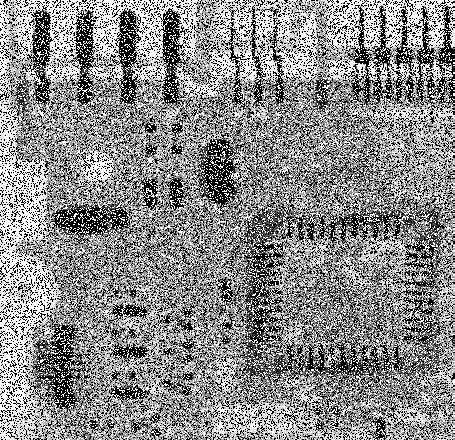
#> input picture lab6/plytkaSzumImp.png, 455 x 440 px
$ jupyter execute 06_context_hw.ipynb
#> lines starting #> are read from the running program, lines starting #| are printed output that depends on the picture
## Zadanie domowe: adaptacyjna filtracja medianowa

Wszystkie omówione i przetestowane powyżej filtry działały w ten sam sposób dla każdego piksela obrazu.
Natomiast przy filtracji adaptacyjnej następuje zmiana parametrów filtru w zależności od statystycznych charakterystyk otoczenia rozpatrywanego piksela.

Omówiony poprzednio filtr medianowy dobrze eliminuje zakłócenia impulsowe o niewielkiej gęstości przestrzennej (mniej niż 20% w pionie i poziomie).
W zadaniu filtracji bardziej zakłóconych obrazów lepiej sprawdza się adaptacyjny filtr medianowy.
``Adaptacyjność'' filtra polega na zmianie rozmiaru okna w trakcie filtracji - w zależności od pewnych warunków.

Przyjmijmy następujące oznaczenia:
- $z_{min}$ - najmniejsza jasność w oknie $S_{xy}$
- $z_{max}$ - największa jasność w oknie $S_{xy}$
- $z_{med}$ - mediana z jasności w oknie $S_{xy}$
- $z_{xy}$  - jasność w punkcie o współrzędnych $(x,y)$
- $S_{max}$ - maksymalny dozwolony rozmiar okna $S_{xy}$

Algorytm można opisać następującym pseudokodem:
<div style="background-color:rgba(0, 0, 0, 0.0470588); padding:10px 0;font-family:monospace;">
Faza A :<br>
&nbsp;&nbsp;&nbsp;<b>if</b>  $z_{max}$ > $z_{med}$ > $z_{min}$ <b>then</b> <br>
&nbsp;&nbsp;&nbsp;&nbsp;&nbsp;&nbsp; to przejdź od fazy B<br>
&nbsp;&nbsp;&nbsp;<b>else</b><br>
&nbsp;&nbsp;&nbsp;&nbsp;&nbsp;&nbsp;zwiększ rozmiar okna<br>
&nbsp;&nbsp;&nbsp;&nbsp;&nbsp;&nbsp;<b>if</b> rozmiar okna <= $S_{max}$ <b>then</b><br>
&nbsp;&nbsp;&nbsp;&nbsp;&nbsp;&nbsp;&nbsp;&nbsp;&nbsp;to powtórz fazę A<br>
&nbsp;&nbsp;&nbsp;&nbsp;&nbsp;&nbsp;<b>else</b><br>
&nbsp;&nbsp;&nbsp;&nbsp;&nbsp;&nbsp;&nbsp;&nbsp;&nbsp;zwróć $z_{med}$<br>
&nbsp;&nbsp;&nbsp;&nbsp;&nbsp;&nbsp;<b>end if</b><br>
&nbsp;&nbsp;&nbsp;<b>end if</b><br>
Faza B :<br>
&nbsp;&nbsp;&nbsp;<b>if</b>  $z_{max}$ > $z_{xy}$ > $z_{min}$ <b>then</b>  <br>
&nbsp;&nbsp;&nbsp;&nbsp;&nbsp;&nbsp;to zwróć  $z_{xy}$ <br>
&nbsp;&nbsp;&nbsp;<b>else</b><br>
&nbsp;&nbsp;&nbsp;&nbsp;&nbsp;&nbsp;zwróć $z_{med}$<br>
&nbsp;&nbsp;&nbsp;<b>end if</b><br>
</div>

#### Wyjaśnienie działania:

Cały czas należy pamiętać, jakie są cele działania filtru:
- usunięcie zakłóceń typu pieprz i sól (ang. _salt and pepper noise),
- wygładzenie innego rodzaju zakłóceń,
- redukcja zniekształceń (pogrubianie albo pocienianie krawędzi).

Wartości $z_{min}$ i $z_{max}$ uważa się za zakłócenia impulsowe w danym oknie, nawet jeżeli nie są to największa i najmniejsza wartość w całym obrazie.

Celem fazy A jest określenie czy rezultat filtracji medianowej $z_{med}$ jest zakłóceniem impulsowym czy nie.
Jeżeli spełniona jest nierówność $z_{min}$ < $z_{med}$ < $z_{max}$ wartość  $z_{med}$ nie może być zakłóceniem impulsowym.
W takim przypadku przechodzimy do fazy B i sprawdzamy czy piksel $z_{xy}$ jest zakłóceniem impulsowym.
Jeżeli spełniona jest nierówność   $z_{min}$ < $z_{xy}$ < $z_{max}$, $z_{xy}$ nie może być zakłóceniem impulsowym.
W takim przypadku algorytm zwraca niezmienioną wartość $z_{xy}$ - w ten sposób zmniejsza się zniekształcenia.
Jeżeli nierówność  $z_{min}$ < $z_{xy}$ < $z_{max}$ nie jest spełniona oznacza to, że albo $z_{xy}$ = $z_{min}$ albo  $z_{xy}$ = $z_{max}$.
W obu przypadkach uznaje się, że wartość  $z_{xy}$ jest zakłóceniem i jako wynik filtracji zwraca się wartość  $z_{med}$ , o której na podstawie fazy A wiadomo, że nie jest zakłóceniem.

Przypuśćmy, że nie została spełniona nierówność   $z_{min}$ < $z_{med}$ < $z_{max}$, algorytm wtedy zwiększa rozmiar okna i powtórnie wykonuje fazę A.
Dzieje się tak aż do momentu, kiedy algorytm znajdzie medianę, która nie jest zakłóceniem impulsowym albo osiągnięty zostanie maksymalny rozmiar okna.
W przypadku gdy osiągnięty zostanie maksymalny rozmiar okna algorytm zwraca wartość $z_{med}$.
Nie ma gwarancji, że wartość ta nie jest zakłóceniem impulsowym, jednakże odpowiedni dobór maksymalnego rozmiaru okna pozwala zminimalizować prawdopodobieństwo wystąpienia takiej sytuacji.

Po wyznaczeniu wartości po filtracji dla danego piksela, okno filtru się przemiesza, a algorytm uruchamiany jest dla nowej lokalizacji z parametrami początkowymi.

#### Zadanie - zaimplementować metodę:

1. Wczytaj obrazy _plytkaSzumImp.png_.  Wyświetl go.

2. Przefiltruj obraz filtrem medianowym o rozmiarze okna $5 \times 5$. Wynik filtracji wyświetl.

3. Zaimplementuj opisany adaptacyjny filtr medianowy. Wskazówki:
- należy przyjąć maksymalny rozmiar okna na $7 \times 7$, a początkowy na $3 \times 3$. Zakładamy, że rozmiar filtru powinien być nieparzysty.
- obliczenia trzeba wykonać w dwóch pętlch `for` (odwiedzić, każdy piksel) - dla ułatwienia zaleca się pominięcie pikseli brzegowych (jeżeli maksymalny rozmiar okna wynosi $7 \times 7$ to nie należy dokonywać obliczeń dla 3 pikseli brzegowych)
- w każdej iteracji należy:
    - przywrócić początkowy rozmiar okna ($3 \times 3$),
    - "wyciąć" otoczenie (parametr opisujący rozmiar otoczenia należy "uzmiennić")
    - obliczyć parametry: $z_{min}$, $z_{max}$, $z_{med}$ (metody wycinka `min`, `max` i funkcja `np.median`

- wykonać opisany algorytm. Uwaga: obliczenia mogę się chwilkę wykonywać.

4. Porównaj rezultaty filtracji medianowej i adaptacyjnej.

[cell 1]
import matplotlib.pyplot as plt
import cv2
import numpy as np
import os
from copy import deepcopy

if not os.path.exists("plytkaSzumImp.png") :
    !wget https://raw.githubusercontent.com/vision-agh/poc_sw/master/06_Context/plytkaSzumImp.png --no-check-certificate

[cell 2]
plytka = cv2.imread('plytkaSzumImp.png', cv2.IMREAD_GRAYSCALE)
#> plytka is the input picture: shape (440, 455); min 0, max 255, mean 138.1

[cell 3]
plytka_median3 = cv2.medianBlur(plytka, 3)
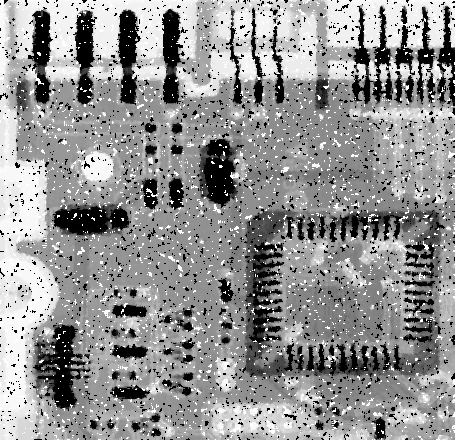
#> plytka_median3: shape (440, 455); min 0, max 255, mean 146.2
plytka_median5 = cv2.medianBlur(plytka, 5)
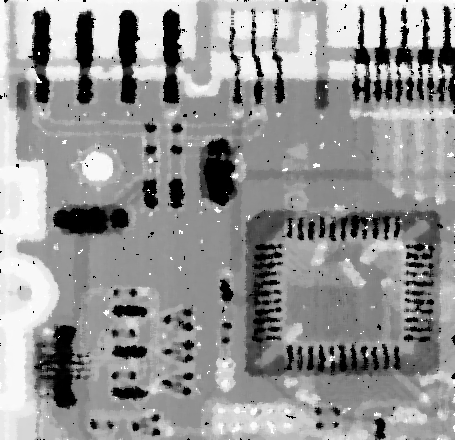
#> plytka_median5: shape (440, 455); min 0, max 255, mean 148.2
plytka_median7 = cv2.medianBlur(plytka, 7)
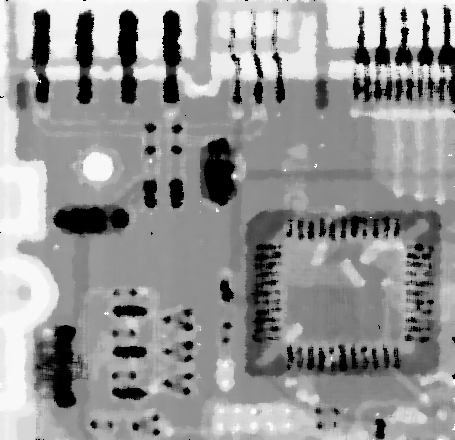
#> plytka_median7: shape (440, 455); min 0, max 255, mean 148.9

[cell 4]
fig, ax = plt.subplots(1,2, figsize=(10,5))
ax[0].imshow(plytka, 'gray'), ax[0].axis('off'), ax[0].set_title('Original image')
ax[1].imshow(plytka_median5, 'gray'), ax[1].axis('off'), ax[1].set_title('Size 5 window median filtration')
fig.suptitle('Regular median filter from cv2 module', weight='bold')
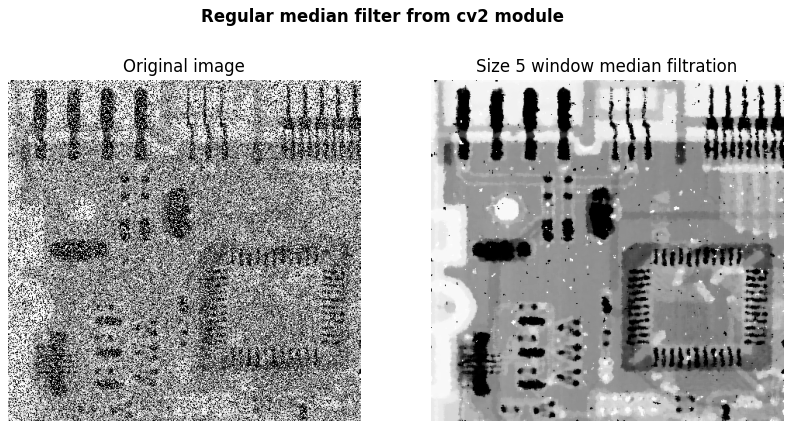
#> figure drawn by matplotlib, 2 panels

[cell 5]
def phaseB(z_min, z_max, z_med, win):

    # get the shape
    x, y = win.shape

    # get the center pixel
    z_xy = win[int(x/2), int(y/2)]

    # from the script
    if z_max > z_xy > z_min:
        return z_xy
    else:
        return z_med

[cell 6]
def phaseA(org, i, j, s_min, s_max):

    # get half the window size (code cleanliness)
    w = int(s_min/2)

    # get the window ( + w + 1 because of how it's interpreted by Python)
    win = org[i - w: i + w + 1, j - w: j + w + 1]

    # get the z's
    z_min = np.min(win)
    z_max = np.max(win)
    z_med = np.median(win)

    if z_max > z_med > z_min:
        return phaseB(z_min, z_max, z_med, win)
    else:
        s_min += 2
        if s_min <= s_max:
            return phaseA(org, i, j, s_min, s_max)
        else:
            return z_med

[cell 7]
def adaptiveMedianFiltration(img: np.ndarray, win_min:int=3, win_max:int=7):

    # get the number of rows and columns in the image
#> called with win_min = 3, win_max = 7
    row, col = img.shape
#> row = 440; col = 455

    # set padding and output variable
    padd = int(win_max/2)
    new_img = np.zeros((row,col))

    # iterate through the input image and calculate new values for each pixel
    for r in np.arange(start=padd, stop=row-padd, step=1):
        for c in np.arange(start=padd, stop=col-padd, step=1):

            # calculate the pixel value
            new_img[r,c] = phaseA(img, r, c, win_min, win_max)
#> this loop made 434 passes
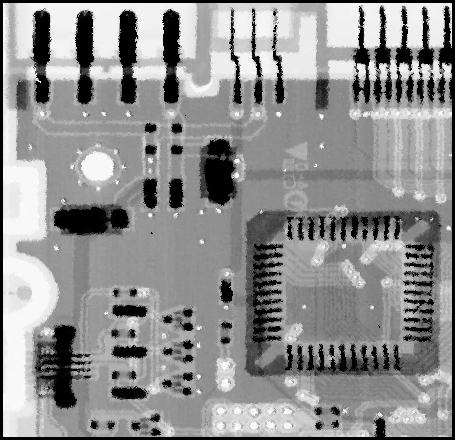
#> new_img: shape (440, 455) float64; min 0, max 255, mean 143.5

    return new_img

[cell 8]
plytka_adaptive = adaptiveMedianFiltration(plytka)

[cell 9]
fig2, ax2 = plt.subplots(1,3, figsize=(15,5))
ax2[0].imshow(plytka, 'gray'), ax2[0].axis('off'), ax2[0].set_title('Original image')
ax2[1].imshow(plytka_median5, 'gray'), ax2[1].axis('off'), ax2[1].set_title('Constant size (5) median filter')
ax2[2].imshow(plytka_adaptive, 'gray'), ax2[2].axis('off'), ax2[2].set_title('Adaptive filter')
fig2.suptitle('Comparison of two median filtration methods: ', weight='bold')
